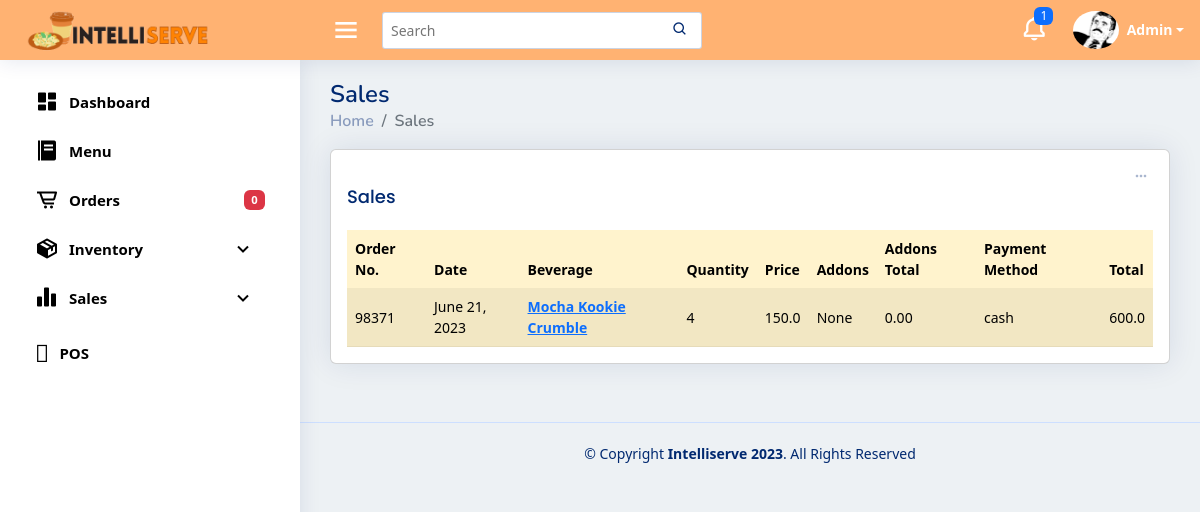
The app's page /sales with its own data.
### pos/models.py (models this page shows, shortened)
class buyItem(models.Model):
    buyName= models.CharField (max_length=255, null=True, blank=True)
    buySize = models.CharField(max_length=15, null=True, blank=True)
    buyQuantityMenu = models.PositiveIntegerField (null=True, blank=True)
    buyPrice = models.FloatField (null=True, blank=True)
    buyAddOns1 = models.CharField (max_length=255, null=True, blank=True)
    buyAddOns2 = models.CharField (max_length=255, null=True, blank=True)
    buyAddOns3 = models.CharField (max_length=255, null=True, blank=True)
    buyAddOns4 = models.CharField (max_length=255, null=True, blank=True)
    buyAddOns5 = models.CharField (max_length=255, null=True, blank=True)
    buyQuantityAO1 = models.PositiveIntegerField (null=True, blank=True)
    buyQuantityAO2 = models.PositiveIntegerField (null=True, blank=True)
    buyQuantityAO3 = models.PositiveIntegerField (null=True, blank=True)
    buyQuantityAO4 = models.PositiveIntegerField (null=True, blank=True)
    buyQuantityAO5 = models.PositiveIntegerField (null=True, blank=True)
    menuAOPrice1 = models.FloatField(default=0,null=True, blank=True)
    menuAOPrice2 = models.FloatField(default=0,null=True, blank=True)
    menuAOPrice3 = models.FloatField(default=0,null=True, blank=True)
    menuAOPrice4 = models.FloatField(default=0,null=True, blank=True)
    menuAOPrice5 = models.FloatField(default=0,null=True, blank=True)
    buyingredient1 = models.CharField (max_length=255, null=True, blank=True)
    buyingredient2 = models.CharField (max_length=255, null=True, blank=True)
    buyingredient3 = models.CharField (max_length=255, null=True, blank=True)
    buyingredient4 = models.CharField (max_length=255, null=True, blank=True)
    buyingredient5 = models.CharField (max_length=255, null=True, blank=True)
    buyingredient6 = models.CharField (max_length=255, null=True, blank=True)
    buyingredient7 = models.CharField (max_length=255, null=True, blank=True)
    buyingredient8 = models.CharField (max_length=255, null=True, blank=True)
    buyingredient9 = models.CharField (max_length=255, null=True, blank=True)
    buyingredient10 = models.CharField (max_length=255, null=True, blank=True)
    buyQuantityIng1 = models.PositiveIntegerField (null=True, blank=True)
    buyQuantityIng2 = models.PositiveIntegerField (null=True, blank=True)
    buyQuantityIng3 = models.PositiveIntegerField (null=True, blank=True)
    buyQuantityIng4 = models.PositiveIntegerField (null=True, blank=True)
    buyQuantityIng5 = models.PositiveIntegerField (null=True, blank=True)
    buyQuantityIng6 = models.PositiveIntegerField (null=True, blank=True)
    buyQuantityIng7 = models.PositiveIntegerField (null=True, blank=True)
    buyQuantityIng8 = models.PositiveIntegerField (null=True, blank=True)
    buyQuantityIng9 = models.PositiveIntegerField (null=True, blank=True)
    buyQuantityIng10 = models.PositiveIntegerField (null=True, blank=True)
    buyOrBought = models.BooleanField(default=False)
    DoneOrder = models.BooleanField(default=False)
    payment_method = models.CharField(max_length=255, choices=PAYMENT_CHOICES, null=True, blank=True)
    DineIn_Out = models.CharField(max_length=255, choices=IN_OUT, null=True, blank=True)
    AllPayment = models.FloatField(null=True, blank=True)
    tenderedPayment = models.FloatField(null=True, blank=True)
    orderNumber = models.PositiveIntegerField (null=True, blank=True)
    dateordered = models.DateTimeField (null=True, blank=True)
    priceSize = models.FloatField( null=True, blank=True)

### pos/views.py (the view)
# urls.py: path('sales', views.sales, name='sales'),
def sales(request):
    today = datetime.now().date()
    start_of_week = today - timedelta(days=today.weekday())  # Get the start date of the current week
    end_of_week = start_of_week + timedelta(days=6)  # Get the end date of the current week
    buyitem = buyItem.objects.filter(dateordered__date__range=[start_of_week, end_of_week])
    context = {
        'buyitem': buyitem,
    }
    return render(request, 'sales.html', context)

### pos/templates/sales.html (shortened to what this page needs)
{% extends "base.html" %}
{% block content %}
  <div class="pagetitle">
    <h1>Sales</h1>
    <nav>
      <ol class="breadcrumb">
        <li class="breadcrumb-item"><a href="/templates/index.html">Home</a></li>
        <li class="breadcrumb-item active">Sales</li>
      </ol>
    </nav>
  </div>
  <section class="section dashboard">
    <div class="row">
      <div class="col-lg-12 mb-2">
        <div class="row g-2">
           <div class="col-12">
            <div class="card top-selling overflow-auto">
              <div class="filter">
                <a class="icon" href="#" data-bs-toggle="dropdown"><i class='bx bx-dots-horizontal-rounded'></i></a>
              </div>
              <div class="card-body pb-0">
                <h5 class="card-title">Sales</h5>
                <table class="table rounded table-striped table-warning" id="salesTable">
                  <thead>
                    <tr>
                      <th scope="col">Order No.</th>
                      <th scope="col">Date</th>
                      <th scope="col">Beverage</th>
                      <th scope="col">Quantity</th>
                      <th scope="col">Price</th>
                      <th scope="col">Addons</th>
                      <th scope="col">Addons Total</th>
                      <th scope="col">Payment Method</th>
                      <th scope="col">Total</th>
                    </tr>
                  </thead>
                  <tbody>
                    {% regroup buyitem|dictsort:'orderNumber' by orderNumber as grouped_items %}
                    {% for group in grouped_items %}
                      {% if group.list.0.buyOrBought and group.list.0.DoneOrder %}
                        {% for sale in group.list %}
                          <tr>
                            {% if forloop.first %}
                            <td>{{ group.list.0.orderNumber }}</td>
                            <td id="date_{{ group.list.0.orderNumber }}">{{ group.list.0.dateordered.date }}</td>
                            <td>
                              <a href="{% url 'pos:receipt' orderNumber=group.list.0.orderNumber %}" class="text-primary fw-bold">{{ group.list.0.buyName }}</a>
                            </td>
                            <td>{{ sale.buyQuantityMenu }}</td>
                            <td>{{ sale.buyPrice }}</td>
                            <td>
                              {% if not sale.buyAddOns1 and not sale.buyAddOns2 and not sale.buyAddOns3 and not sale.buyAddOns4 and not sale.buyAddOns5 %}
                                None
                              {% endif %}
                            </td>
                            <td>
                              {% if not sale.menuAOPrice1 and not sale.menuAOPrice2 and not sale.menuAOPrice3 and not sale.menuAOPrice4 and not sale.menuAOPrice5 %}
                                0.00
                              {% endif %}
                            </td>
                            <td>{{ sale.payment_method }}</td>
                            <td>{{ sale.AllPayment }}</td>
                            {% endif %}
                          </tr>
                        {% endfor %}
                      {% endif %}
                    {% endfor %}
                  </tbody>
                </table>
              </div>
            </div>
          </div>
        </div>
      </div>
      </div>
    </section>
    {% endblock content %}

### pos/static/style.css (style rules this page uses)
:root { scroll-behavior: smooth; }
body { font-family: "Open Sans", sans-serif; background-color: #EDF1F4 !important; }
a { color: #4154f1; text-decoration: none; }
h1, h2, h3, h4, h5, h6 { font-family: "Nunito", sans-serif; }
.pagetitle { margin-bottom: 10px; }
.pagetitle h1 { font-size: 24px; margin-bottom: 0; font-weight: 600; color: #012970; }
.card { margin-bottom: 30px; border: none; border-radius: 5px; box-shadow: 0px 0 30px rgba(1, 41, 112, 0.1); }
.card-title { padding: 20px 0 15px 0; font-size: 18px; font-weight: 500; color: #012970; font-family: "Poppins", sans-serif; }
.card-body { padding: 0 20px 20px 20px; }
.breadcrumb { font-size: 14px; font-family: "Nunito", sans-serif; color: #899bbd; font-weight: 600; }
.breadcrumb a { color: #899bbd; transition: 0.3s; text-decoration: none; }
.breadcrumb .breadcrumb-item::before { color: #899bbd; }
.breadcrumb .active { color: #51678f; font-weight: 600; }
.dashboard .filter { position: absolute; right: 0px; top: 15px; }
.dashboard .filter .icon { color: #aab7cf; padding-right: 20px; padding-bottom: 5px; transition: 0.3s; font-size: 16px; }
.dashboard .top-selling { font-size: 14px; }
.dashboard .top-selling .table thead { background: #f6f6fe; }
.dashboard .top-selling .table thead th { border: 0; }
.dashboard .top-selling .table tbody td { vertical-align: middle; }

### records on screen
buyItem: list.0.orderNumber "98371", list.0.dateordered "June 21, 2023", list.0.buyName "Mocha Kookie Crumble", buyQuantityMenu "4", buyPrice "150.0", shows "None", menuAOPrice1 "0.00", payment_method "cash", AllPayment "600.0"

### other values on screen
{{ cart_items|length }} "0"
